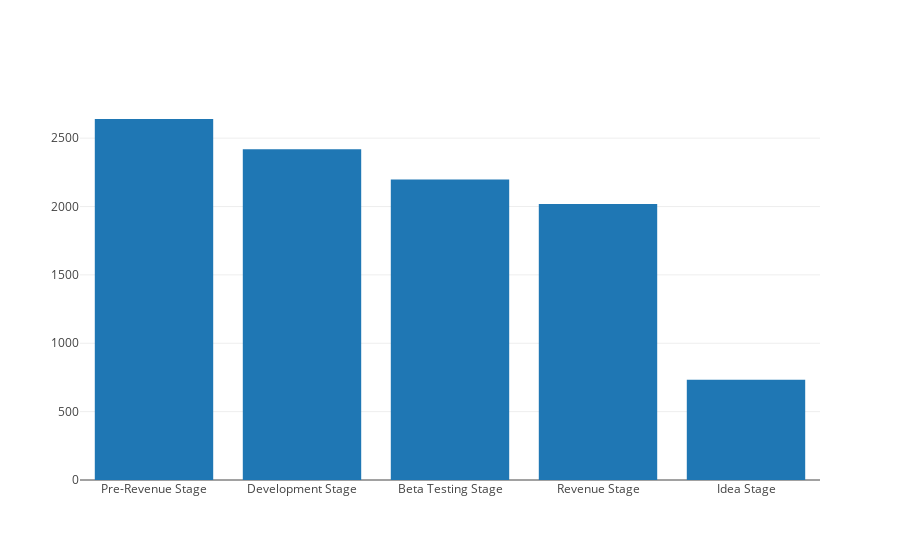

Source (notebook cell):
### Code cell
iplot([go.Bar(x=stage_df.sort_values(['stage_count'], ascending=False).head().index, y=stage_df.sort_values(['stage_count'], ascending=False).head().stage_count)])

### Figure 1 — Plotly figure (JSON) as saved in the notebook; plotly's stock layout.template omitted (floating-point values rounded to 4 significant figures)
{"data": [{"type": "bar", "x": ["Pre-Revenue Stage", "Development Stage", "Beta Testing Stage", "Revenue Stage", "Idea Stage"], "y": [2640, 2419, 2198, 2019, 734]}], "layout": {}}
